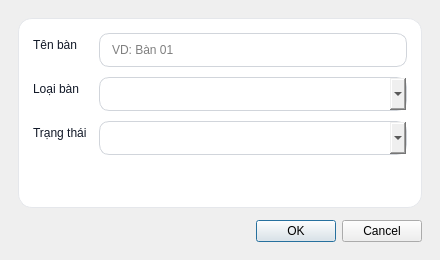
<?xml version="1.0" encoding="UTF-8"?>
<ui version="4.0">
 <class>TableDialog</class>
 <widget class="QDialog" name="TableDialog">
  <property name="windowTitle">
   <string>Bàn</string>
  </property>
  <property name="minimumSize">
   <size>
    <width>440</width>
    <height>260</height>
   </size>
  </property>
  <layout class="QVBoxLayout" name="verticalLayout">
   <property name="leftMargin">
    <number>18</number>
   </property>
   <property name="topMargin">
    <number>18</number>
   </property>
   <property name="rightMargin">
    <number>18</number>
   </property>
   <property name="bottomMargin">
    <number>18</number>
   </property>
   <property name="spacing">
    <number>12</number>
   </property>
   <item>
    <widget class="QFrame" name="card">
     <property name="styleSheet">
      <string notr="true">QFrame#card{background:#ffffff;border:1px solid #e5e7eb;border-radius:14px;} QLabel{color:#111827;} QLineEdit, QComboBox{padding:8px 10px;border:1px solid #d1d5db;border-radius:10px;} QLineEdit:focus, QComboBox:focus{border:1px solid #4293e6;}</string>
     </property>
     <layout class="QFormLayout" name="formLayout">
      <property name="leftMargin">
       <number>14</number>
      </property>
      <property name="topMargin">
       <number>14</number>
      </property>
      <property name="rightMargin">
       <number>14</number>
      </property>
      <property name="bottomMargin">
       <number>14</number>
      </property>
      <property name="horizontalSpacing">
       <number>12</number>
      </property>
      <property name="verticalSpacing">
       <number>10</number>
      </property>
      <item row="0" column="0">
       <widget class="QLabel" name="labelName">
        <property name="text">
         <string>Tên bàn</string>
        </property>
       </widget>
      </item>
      <item row="0" column="1">
       <widget class="QLineEdit" name="lineName">
        <property name="placeholderText">
         <string>VD: Bàn 01</string>
        </property>
       </widget>
      </item>
      <item row="1" column="0">
       <widget class="QLabel" name="labelType">
        <property name="text">
         <string>Loại bàn</string>
        </property>
       </widget>
      </item>
      <item row="1" column="1">
       <widget class="QComboBox" name="comboType"/>
      </item>
      <item row="2" column="0">
       <widget class="QLabel" name="labelStatus">
        <property name="text">
         <string>Trạng thái</string>
        </property>
       </widget>
      </item>
      <item row="2" column="1">
       <widget class="QComboBox" name="comboStatus"/>
      </item>
     </layout>
    </widget>
   </item>
   <item>
    <widget class="QDialogButtonBox" name="buttonBox">
     <property name="standardButtons">
      <set>QDialogButtonBox::Cancel|QDialogButtonBox::Ok</set>
     </property>
    </widget>
   </item>
  </layout>
 </widget>
 <resources/>
 <connections/>
</ui>
